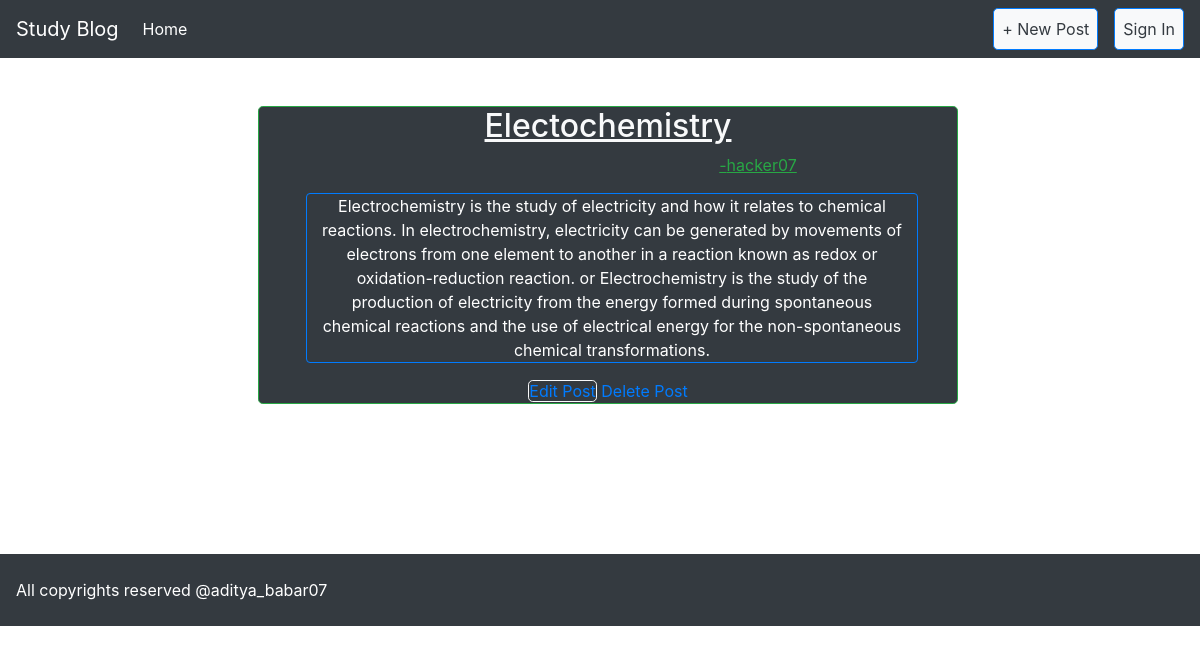
Screenshot of /post/7/ with the database file from the repository.
### blog/models.py (models this page shows, shortened)
class Post(models.Model):
    title = models.CharField(max_length=200)
    author = models.ForeignKey(
        'auth.user',
        on_delete = models.CASCADE,
    )
    body = models.TextField()

### blog/views.py (the view)
# urls.py: path('post/<int:pk>/', BlogDetailView.as_view(), name='post_detail'),
class BlogDetailView(DetailView):
    model = Post
    template_name = 'post_detail.html'

### blog/templates/post_detail.html
{% extends 'base.html' %}
{% block content %}
    <center class='mt-5' style="margin-bottom: 150px;">
        <div class='post-entry ml-3 border border-success rounded-lg col-7 bg-dark text-light'>
            <h2><u>{{ post.title }}</u></h2>
            <t class="text-success" style="margin-left: 300px;"><u>-{{ post.author }}</u></t>
            <p class="ml-2 border border-primary rounded bg-dark text-white col-11 mt-3 ">{{ post.body }}</p>
            <a href="{% url 'post_edit' post.pk %}" class="my-3 border border-light rounded-lg">Edit Post</a>
            <a href="{% url 'post_delete' post.pk %}">Delete Post</a>
        </div>
    </center>
{% endblock content %}

### rows the page displays
Post: title "Electochemistry", author "hacker07", body "Electrochemistry is the study of electricity and how it relates to chemical reactions. In electrochemistry, electricity can be generated by movements of electrons from one element to another in a reaction known as redox or oxidation-reduction reaction. or Electrochemistry is the study of the production of electricity from the energy formed during spontaneous chemical reactions and the use of electrical energy for the non-spontaneous chemical transformations."
